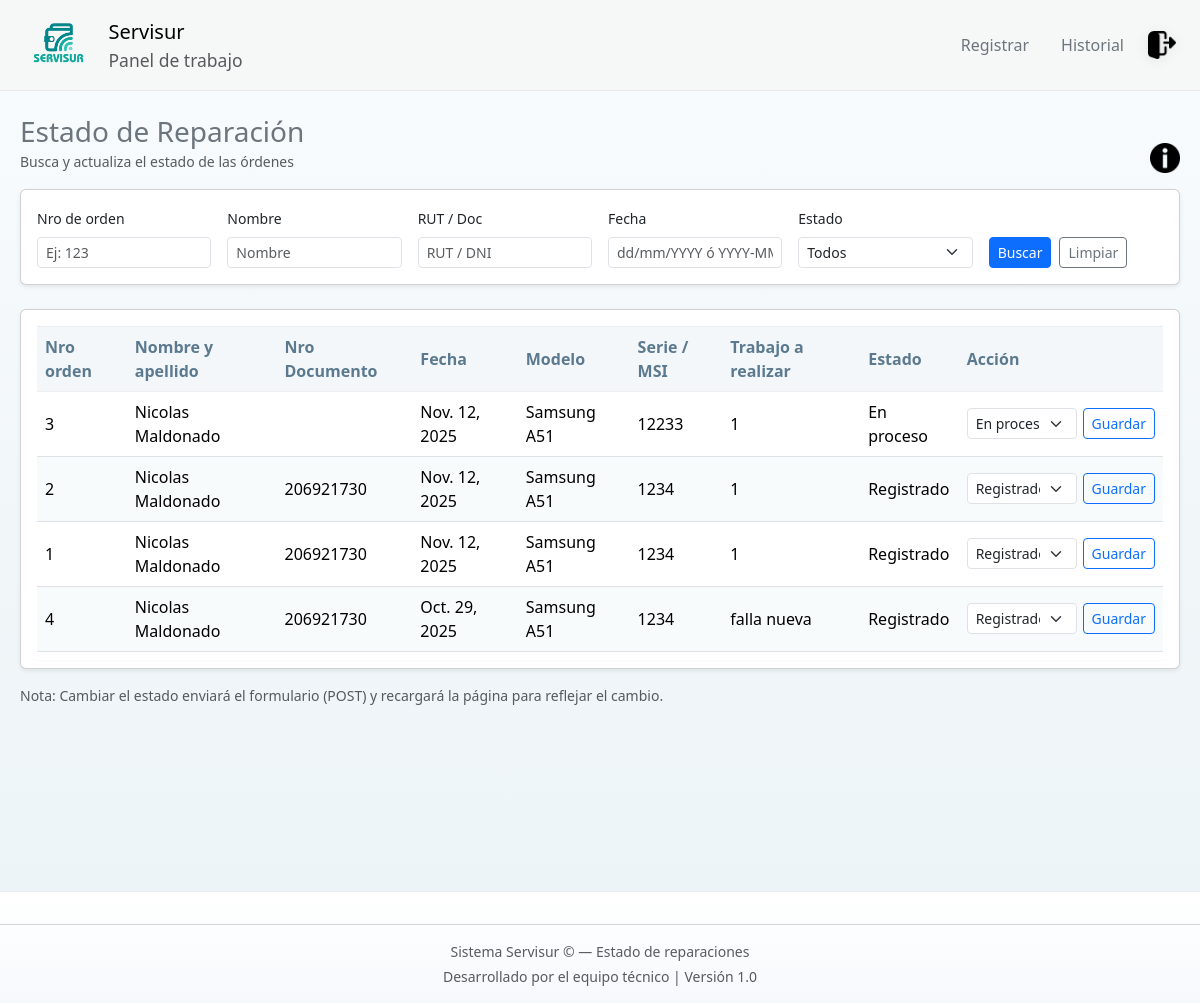
/estado/ (signed in), run on an earlier commit of the app's database.
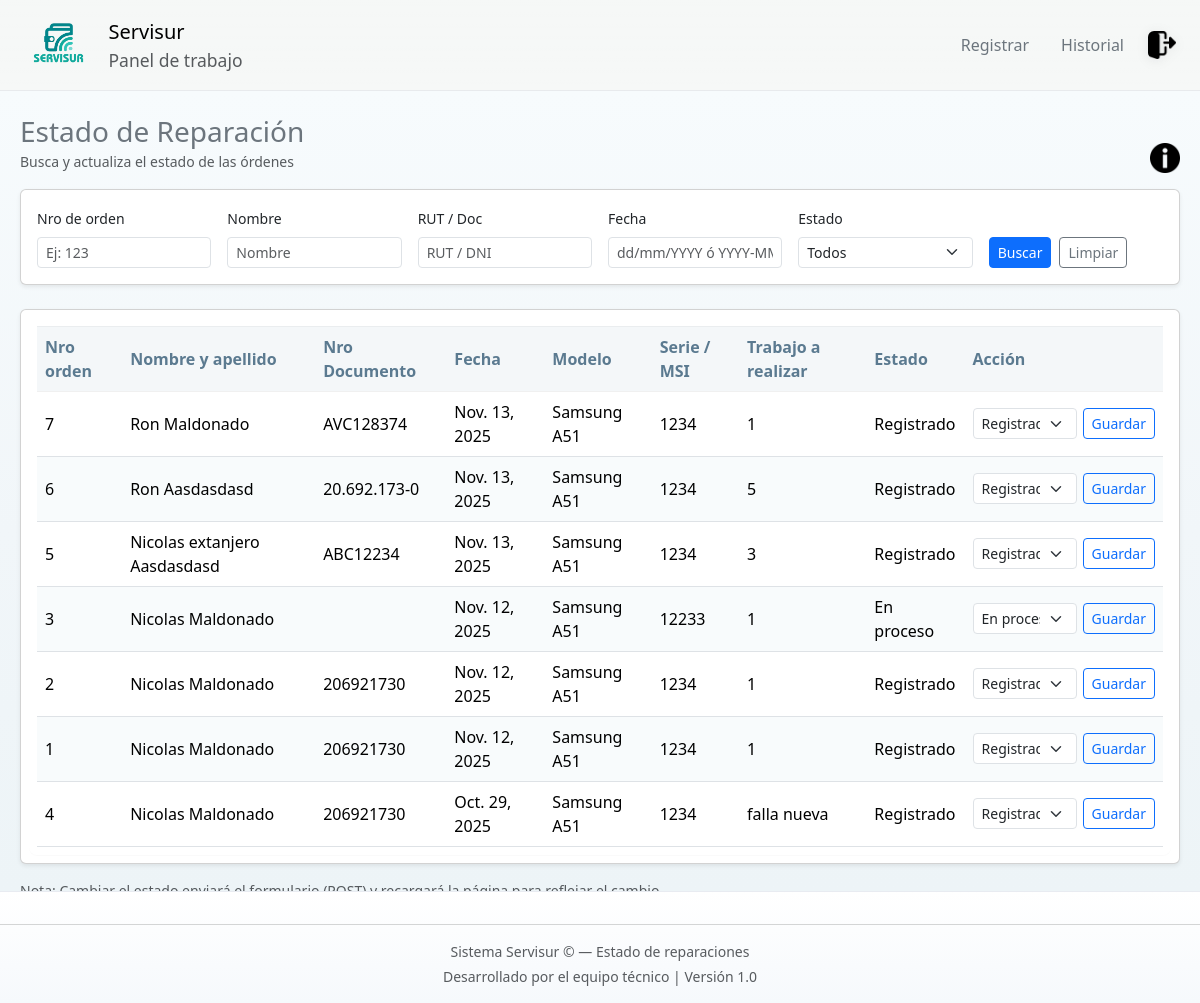
And on a later commit of the database.
### Base_Datos/models.py (models this page shows, shortened)
class Pedido(models.Model):
    ESTADOS = [
        ('REG', 'Registrado'),
        ('PRO', 'En proceso'),
        ('TER', 'Terminado'),
    ]
    N_Orden = models.AutoField(primary_key=True)
    Fecha = models.DateField()
    Coste = models.PositiveIntegerField()
    Abono = models.PositiveIntegerField()
    Restante = models.PositiveIntegerField(editable=False)
    Dispositivo = models.ForeignKey(Dispositivo, on_delete=models.SET_NULL, null=True, related_name="pedidos")
    Activo = models.BooleanField(default=True)
    Estado = models.CharField(max_length=3, choices=ESTADOS, default='REG')
    Observaciones = models.CharField(max_length=50, null=True, blank=True)
    Tipo_de_falla = models.ForeignKey(Tipo_Falla, on_delete=models.SET_NULL, null=True, related_name="pedidos")
    class Meta:
        verbose_name_plural = "Pedidos"

class Dispositivo(models.Model):
    PATRON_MATRIZ = [
        [1, 2, 3],
        [4, 5, 6],
        [7, 8, 9],
    ]
    METODOS_CHOICES = [
        ('PIN', 'PIN'),
        ('PASS', 'Contraseña'),
        ('PATRON', 'Patrón (matriz 3x3)'),
    ]
    modelo = models.ForeignKey(Modelo, on_delete=models.SET_NULL, null=True, related_name="dispositivos")
    Activo = models.BooleanField(default=True)
    rut = models.ForeignKey(Cliente, on_delete=models.SET_NULL, null=True, related_name="dispositivos")
    Metodo_Bloqueo = models.CharField(max_length=6, choices=METODOS_CHOICES, default='PASS')
    Codigo_Bloqueo = models.CharField(max_length=50, blank=True)
    class Meta:
        verbose_name_plural = "Dispositivos"

class Cliente(models.Model):
    ORIGEN_CHOICES = [
        ('NAC', 'Nacional'),
        ('EXT', 'Extranjero'),
    ]
    Origen = models.CharField(max_length=3, choices=ORIGEN_CHOICES, default='NAC')
    Nombre = models.CharField(max_length=20)
    Apellido = models.CharField(max_length=20)
    Numero_telefono = models.CharField(max_length=15, null=True, blank=True)
    Rut = models.CharField(max_length=50, null=True, blank=True)
    DocumentoExtranjero = models.CharField(max_length=50, null=True, blank=True)
    Activo = models.BooleanField(default=True)

class Modelo(models.Model):
    Modelo = models.CharField(max_length=50)
    Marca = models.ForeignKey(Marca, on_delete=models.CASCADE, related_name="modelos")
    class Meta:
        verbose_name_plural = "Modelos"
        constraints = [
            UniqueConstraint(Lower('Modelo'), 'Marca', name='unique_modelo_por_marca_ci')
        ]

class Marca(models.Model):
    Marca = models.CharField(max_length=100)
    class Meta:
        constraints = [
            UniqueConstraint(Lower('Marca'), name='unique_marca_ci')
        ]

class Tipo_Falla(models.Model):
    Falla = models.CharField(max_length=100, unique=True)

### Base_Datos/views.py (the view, shortened to what this page needs)
# urls.py: path('estado/', views.estado_reparacion_view, name='estado_reparacion'),
@login_required
@require_http_methods(["GET", "POST"])
def estado_reparacion_view(request):
    qs = Pedido.objects.select_related('Dispositivo__rut', 'Dispositivo__modelo__Marca').filter(Activo=True)
    orden = request.GET.get('orden', '').strip()
    fecha = request.GET.get('fecha', '').strip()
    doc = request.GET.get('doc', '').strip()
    nombre = request.GET.get('nombre', '').strip()
    estado = request.GET.get('estado', '').strip()
    if orden:
        if orden.isdigit():
            qs = qs.filter(N_Orden=int(orden))
        else:
            qs = qs.filter(N_Orden__icontains=orden)
    if doc:
        qs = qs.filter(
            models.Q(Dispositivo__rut__Rut__icontains=doc) |
            models.Q(Dispositivo__rut__DocumentoExtranjero__icontains=doc)
        )
    if nombre:
        qs = qs.filter(
            models.Q(Dispositivo__rut__Nombre__icontains=nombre) |
            models.Q(Dispositivo__rut__Apellido__icontains=nombre)
        )
    if estado:
        qs = qs.filter(Estado=estado)
    qs = qs.order_by('-Fecha', '-N_Orden')[:500]
    context = {
        'pedidos': qs,
        'filtros': {'orden': orden, 'fecha': fecha, 'doc': doc, 'nombre': nombre, 'estado': estado},
        'estado_choices': Pedido.ESTADOS,
    }
    return render(request, 'base_datos/Estado_reparacion.html', context)

### Base_Datos/templates/base_datos/Estado_reparacion.html (shortened to what the changed rows need)
{% extends "base_datos/base.html" %}
{% load static %}
{% block content %}
<link rel="stylesheet" href="{% static 'css/panel.css' %}">
<link href="https://cdn.jsdelivr.net/npm/bootstrap@5.3.3/dist/css/bootstrap.min.css" rel="stylesheet">
<div class="estado-page py-4">
  <div class="card shadow-sm p-2 tabla-card">
    <div class="table-responsive">
      <table id="tablaPedidos" class="table table-hover align-middle mb-0">
        <thead class="table-header">
          <tr>
            <th>Nro orden</th>
            <th>Nombre y apellido</th>
            <th>Nro Documento</th>
            <th>Fecha</th>
            <th>Modelo</th>
            <th>Serie / MSI</th>
            <th>Trabajo a realizar</th>
            <th>Estado</th>
            <th style="min-width:170px">Acción</th>
          </tr>
        </thead>
        <tbody>
          {% if pedidos %}
            {% for p in pedidos %}
              <tr data-orden="{{ p.N_Orden }}" data-estado="{{ p.Estado }}">
                <td class="td-orden">{{ p.N_Orden }}</td>
                <td class="td-nombre">
                  {% if p.Dispositivo and p.Dispositivo.rut %}
                    {{ p.Dispositivo.rut.Nombre }} {{ p.Dispositivo.rut.Apellido }}
                  {% else %}-{% endif %}
                </td>
                <td class="td-rut">
                  {% if p.Dispositivo and p.Dispositivo.rut %}
                  {% if p.Dispositivo.rut.Origen == "NAC" %}
                  {{ p.Dispositivo.rut.Rut }}
                  {% else %}
                  {{ p.Dispositivo.rut.DocumentoExtranjero }}
                  {% endif %}
                  {% else %}-{% endif %}
                </td>
                <td class="td-fecha">{{ p.Fecha }}</td>
                <td class="td-modelo">
                  {% if p.Dispositivo and p.Dispositivo.modelo %}
                    {{ p.Dispositivo.modelo.Marca.Marca }} {{ p.Dispositivo.modelo.Modelo }}
                  {% else %}-{% endif %}
                </td>
                <td class="td-serie">{{ p.Dispositivo.Codigo_Bloqueo|default:"-" }}</td>
                <td class="td-trabajo">{% if p.Tipo_de_falla %}{{ p.Tipo_de_falla.Falla }}{% else %}-{% endif %}</td>
                <td class="td-estado">
                  {% for code,label in estado_choices %}
                    {% if p.Estado == code %}{{ label }}{% endif %}
                  {% endfor %}
                </td>
                <td>
                  <form method="post" class="d-flex align-items-center" style="gap:6px;">
                    <select name="nuevo_estado" class="form-select form-select-sm">
                      {% for code,label in estado_choices %}
                        <option value="{{ code }}" {% if p.Estado == code %}selected{% endif %}>{{ label }}</option>
                      {% endfor %}
                    </select>
                    <button type="submit" class="btn btn-sm btn-outline-primary">Guardar</button>
                  </form>
                </td>
              </tr>
            {% endfor %}
          {% else %}
            <tr><td colspan="9" class="text-center text-muted">No hay registros que mostrar.</td></tr>
          {% endif %}
        </tbody>
      </table>
    </div>
  </div>
</div>
{% endblock %}

What changed in the data, as far as the page shows it:
added Pedido: N_Orden "7", Dispositivo.rut.Nombre "Ron", Dispositivo.rut.Apellido "Maldonado", Dispositivo.rut.DocumentoExtranjero "AVC128374", Fecha "Nov. 13, 2025", Dispositivo.modelo.Marca.Marca "Samsung", Dispositivo.modelo.Modelo "A51", Dispositivo.Codigo_Bloqueo "1234", Tipo_de_falla.Falla "1", estado_choices "Registrado", nuevo_estado "Registrado"
added Pedido: N_Orden "6", Dispositivo.rut.Nombre "Ron", Dispositivo.rut.Apellido "Aasdasdasd", Dispositivo.rut.Rut "20.692.173-0", Fecha "Nov. 13, 2025", Dispositivo.modelo.Marca.Marca "Samsung", Dispositivo.modelo.Modelo "A51", Dispositivo.Codigo_Bloqueo "1234", Tipo_de_falla.Falla "5", estado_choices "Registrado", nuevo_estado "Registrado"
added Pedido: N_Orden "5", Dispositivo.rut.Nombre "Nicolas extanjero", Dispositivo.rut.Apellido "Aasdasdasd", Dispositivo.rut.DocumentoExtranjero "ABC12234", Fecha "Nov. 13, 2025", Dispositivo.modelo.Marca.Marca "Samsung", Dispositivo.modelo.Modelo "A51", Dispositivo.Codigo_Bloqueo "1234", Tipo_de_falla.Falla "3", estado_choices "Registrado", nuevo_estado "Registrado"
